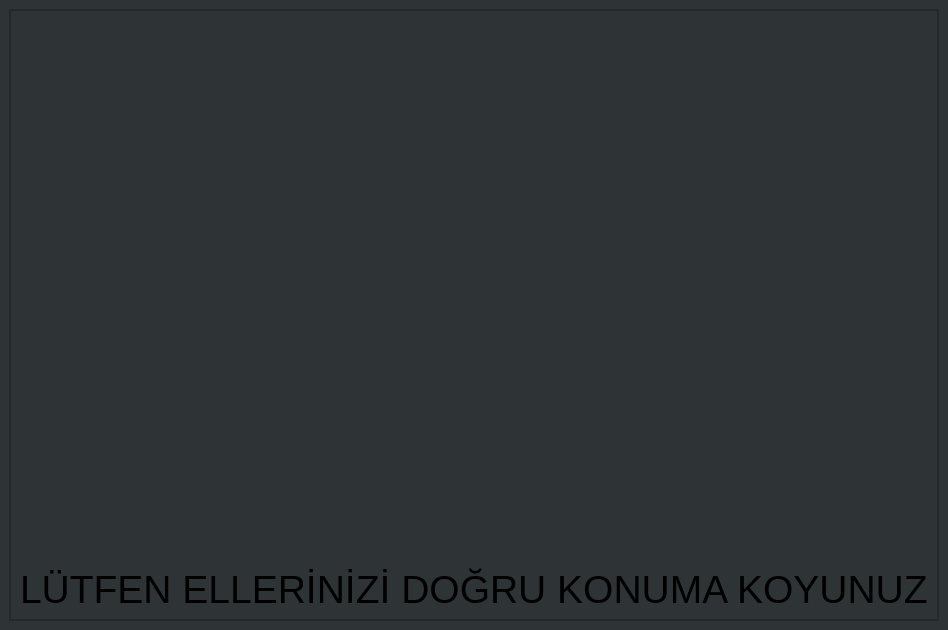
<?xml version="1.0" encoding="UTF-8"?>
<ui version="4.0">
 <class>MainWindow</class>
 <widget class="QMainWindow" name="MainWindow">
  <property name="geometry">
   <rect>
    <x>0</x>
    <y>0</y>
    <width>927</width>
    <height>630</height>
   </rect>
  </property>
  <property name="windowTitle">
   <string>MainWindow</string>
  </property>
  <property name="styleSheet">
   <string notr="true">background-color: rgb(46, 52, 54);</string>
  </property>
  <widget class="QWidget" name="centralwidget">
   <layout class="QVBoxLayout" name="verticalLayout">
    <item>
     <widget class="QFrame" name="frame">
      <property name="frameShape">
       <enum>QFrame::StyledPanel</enum>
      </property>
      <property name="frameShadow">
       <enum>QFrame::Raised</enum>
      </property>
      <layout class="QVBoxLayout" name="verticalLayout_2">
       <property name="leftMargin">
        <number>0</number>
       </property>
       <property name="topMargin">
        <number>0</number>
       </property>
       <property name="rightMargin">
        <number>0</number>
       </property>
       <property name="bottomMargin">
        <number>0</number>
       </property>
       <item>
        <widget class="QStackedWidget" name="stackedWidget">
         <widget class="QWidget" name="page">
          <layout class="QVBoxLayout" name="verticalLayout_5">
           <property name="leftMargin">
            <number>0</number>
           </property>
           <property name="topMargin">
            <number>0</number>
           </property>
           <property name="rightMargin">
            <number>0</number>
           </property>
           <property name="bottomMargin">
            <number>0</number>
           </property>
           <item>
            <widget class="QFrame" name="frame_2">
             <property name="styleSheet">
              <string notr="true">background-color: rgb(46, 52, 54);</string>
             </property>
             <property name="frameShape">
              <enum>QFrame::StyledPanel</enum>
             </property>
             <property name="frameShadow">
              <enum>QFrame::Raised</enum>
             </property>
             <layout class="QVBoxLayout" name="verticalLayout_3">
              <property name="leftMargin">
               <number>0</number>
              </property>
              <property name="topMargin">
               <number>0</number>
              </property>
              <property name="rightMargin">
               <number>0</number>
              </property>
              <property name="bottomMargin">
               <number>0</number>
              </property>
              <item>
               <widget class="QWidget" name="wheel_widget" native="true">
                <property name="minimumSize">
                 <size>
                  <width>200</width>
                  <height>300</height>
                 </size>
                </property>
                <property name="font">
                 <font>
                  <pointsize>11</pointsize>
                 </font>
                </property>
                <property name="styleSheet">
                 <string notr="true">image: url(:/nnew/dogru_direksiyon.png);</string>
                </property>
               </widget>
              </item>
              <item alignment="Qt::AlignHCenter">
               <widget class="QWidget" name="warning_widget" native="true">
                <property name="maximumSize">
                 <size>
                  <width>16777215</width>
                  <height>60</height>
                 </size>
                </property>
                <layout class="QVBoxLayout" name="verticalLayout_4">
                 <item alignment="Qt::AlignVCenter">
                  <widget class="QLabel" name="label">
                   <property name="font">
                    <font>
                     <pointsize>29</pointsize>
                    </font>
                   </property>
                   <property name="styleSheet">
                    <string notr="true"/>
                   </property>
                   <property name="text">
                    <string>LÜTFEN ELLERİNİZİ DOĞRU KONUMA KOYUNUZ</string>
                   </property>
                  </widget>
                 </item>
                </layout>
               </widget>
              </item>
             </layout>
            </widget>
           </item>
          </layout>
         </widget>
         <widget class="QWidget" name="page_2"/>
        </widget>
       </item>
      </layout>
     </widget>
    </item>
   </layout>
  </widget>
 </widget>
 <resources>
  <include location="images/images.qrc"/>
 </resources>
 <connections/>
</ui>
